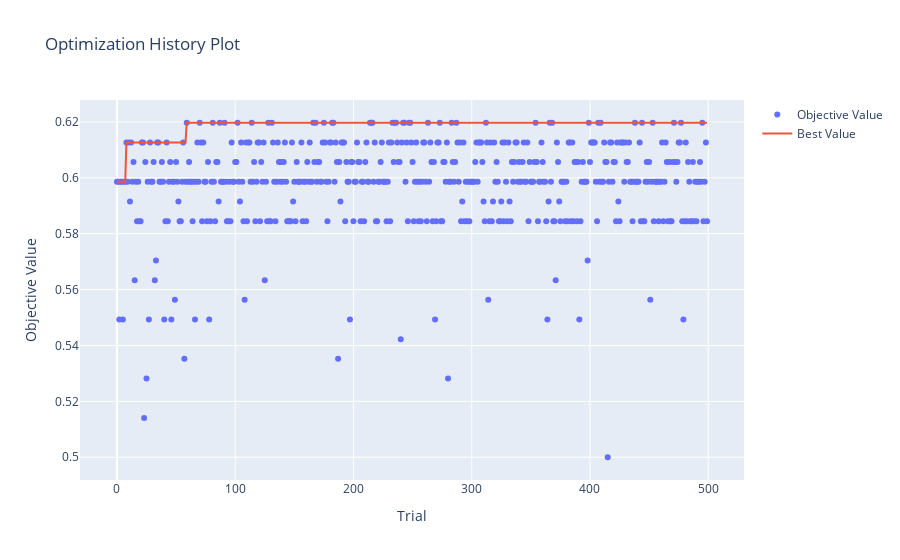

The notebook cell this image was saved under:
### Code cell
from optuna.visualization import plot_contour, plot_edf, plot_intermediate_values, plot_optimization_history, plot_parallel_coordinate
from optuna.visualization import plot_param_importances, plot_rank, plot_slice, plot_timeline
plot_optimization_history(study)

### Figure 1 — Plotly figure (JSON) as saved in the notebook; plotly's stock layout.template omitted (floating-point values rounded to 4 significant figures; data arrays with more than 128 entries replaced by an {"elided": "..."} marker saying what was removed)
{"data": [{"mode": "markers", "name": "Objective Value", "type": "scatter", "x": {"elided": "500 int values"}, "y": {"elided": "500 float values"}}, {"mode": "lines", "name": "Best Value", "type": "scatter", "x": {"elided": "500 int values"}, "y": {"elided": "500 float values"}}, {"marker": {"color": "#cccccc"}, "mode": "markers", "name": "Infeasible Trial", "showlegend": false, "type": "scatter", "x": [], "y": []}], "layout": {"autosize": true, "title": {"text": "Optimization History Plot"}, "xaxis": {"autorange": true, "range": [-30.71, 529.7], "title": {"text": "Trial"}, "type": "linear"}, "yaxis": {"autorange": true, "range": [0.4901, 0.6296], "title": {"text": "Objective Value"}, "type": "linear"}}}
